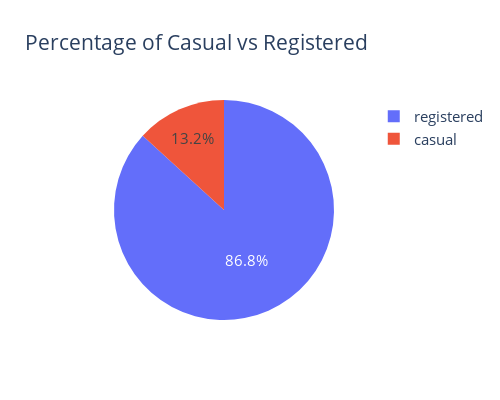

The cell this chart's notebook holds for it:
### Code cell
#a lot more registered users than casual, same goes for original dataframe
workingdays[['registered','casual']].sum()

print('total count sum',workingdays['cnt'].sum())
print('total casual sum',workingdays['casual'].sum())
print('total registered sum',workingdays['registered'].sum())
#--unsure to use if to not potentially bias registered users


piedata = workingdays[['casual','registered']].sum().reset_index
workingpie = px.pie(workingdays,values=workingdays[['casual','registered']].sum(),names=['casual','registered'],title='Percentage of Casual vs Registered',height=400, width=500)
workingpie.update_layout(font=dict(size=15))

#workingdays.groupby('weekday').agg('ocasual')
#--thursday on average have the highest usage for bike share but not by much

#workingdays.groupby('season')['casual'].sum()

### Figure 1 — Plotly figure (JSON) as saved in the notebook; plotly's stock layout.template omitted (floating-point values rounded to 4 significant figures)
{"data": [{"domain": {"x": [0, 1], "y": [0, 1]}, "hovertemplate": "label=%{label}<br>value=%{value}<extra></extra>", "labels": ["casual", "registered"], "legendgroup": "", "name": "", "showlegend": true, "type": "pie", "values": [303285, 1989125]}], "layout": {"font": {"size": 15}, "height": 400, "legend": {"tracegroupgap": 0}, "title": {"text": "Percentage of Casual vs Registered"}, "width": 500}}
